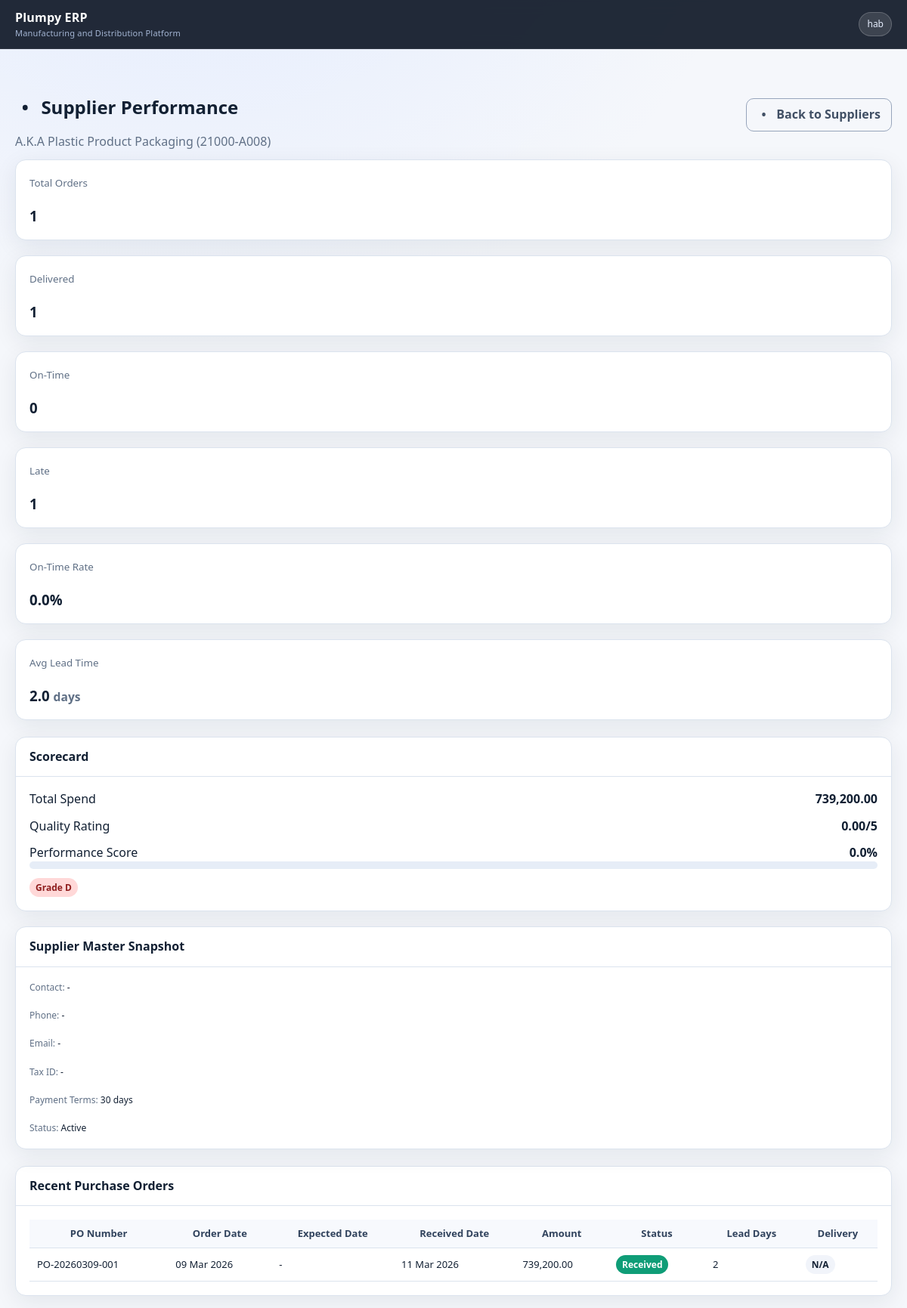
/purchasing/suppliers/4/performance/ (signed in), run on the app's committed database.
### apps/purchasing/models.py (models this page shows, shortened)
class Supplier(CompanyModel):
    company = models.CharField(max_length=255)
    name = models.CharField(max_length=255)
    code = models.CharField(max_length=50, unique=True)
    tin = models.CharField(max_length=50, blank=True, null=True)
    tax_id = models.CharField(max_length=50, blank=True, null=True)
    registration_number = models.CharField(max_length=100, blank=True, null=True)
    contact_person = models.CharField(max_length=255, blank=True, null=True)
    phone = models.CharField(max_length=50, blank=True, null=True)
    mobile = models.CharField(max_length=50, blank=True, null=True)
    email = models.EmailField(blank=True, null=True)
    website = models.URLField(blank=True, null=True)
    address = models.TextField(blank=True, null=True)
    city = models.CharField(max_length=100, blank=True, null=True)
    country = models.CharField(max_length=100, blank=True, null=True)
    payment_terms_days = models.IntegerField(default=30)
    credit_limit = models.DecimalField(max_digits=16, decimal_places=2, default=0)
    currency = models.CharField(max_length=10, default="ETB")
    bank_name = models.CharField(max_length=255, blank=True, null=True)
    bank_account = models.CharField(max_length=100, blank=True, null=True)
    bank_branch = models.CharField(max_length=255, blank=True, null=True)
    swift_code = models.CharField(max_length=50, blank=True, null=True)
    performance_rating = models.DecimalField(max_digits=3, decimal_places=2, default=0)
    on_time_delivery_rate = models.DecimalField(max_digits=5, decimal_places=2, default=0)
    quality_rating = models.DecimalField(max_digits=3, decimal_places=2, default=0)
    total_purchase_orders = models.IntegerField(default=0)
    total_spend = models.DecimalField(max_digits=18, decimal_places=2, default=0)
    is_active = models.BooleanField(default=True)
    is_preferred = models.BooleanField(default=False)
    notes = models.TextField(blank=True, null=True)
    created_at = models.DateTimeField(auto_now_add=True)
    updated_at = models.DateTimeField(auto_now=True)

class PurchaseOrder(CompanyModel):
    STATUS_CHOICES = [
        ("draft", "Draft"),
        ("approved", "Approved"),
        ("ordered", "Ordered"),
        ("partial", "Partial"),
        ("received", "Received"),
        ("closed", "Closed"),
        ("cancelled", "Cancelled"),
    ]
    company = models.CharField(max_length=255)
    branch = models.CharField(max_length=255, blank=True, null=True)
    po_number = models.CharField(max_length=50, unique=True)
    supplier = models.ForeignKey(Supplier, on_delete=models.PROTECT, related_name='purchase_orders')
    requisition = models.ForeignKey(
        PurchaseRequisition,
        null=True,
        blank=True,
        on_delete=models.SET_NULL,
        related_name='purchase_orders'
    )
    order_date = models.DateField(default=timezone.now)
    expected_delivery_date = models.DateField(blank=True, null=True)
    received_date = models.DateField(blank=True, null=True)
    status = models.CharField(max_length=20, choices=STATUS_CHOICES, default="draft")
    shipping_cost = models.DecimalField(max_digits=14, decimal_places=2, default=0)
    discount = models.DecimalField(max_digits=14, decimal_places=2, default=0)
    currency = models.CharField(max_length=10, default="ETB")
    payment_terms = models.CharField(max_length=50, blank=True, null=True)
    terms = models.TextField(blank=True, null=True)
    shipping_method = models.CharField(max_length=50, blank=True, null=True)
    shipping_address = models.TextField(blank=True, null=True)
    billing_address = models.TextField(blank=True, null=True)
    approved_by = models.ForeignKey(
        settings.AUTH_USER_MODEL,
        related_name="approved_purchase_orders",
        null=True,
        blank=True,
        on_delete=models.PROTECT
    )
    created_by = models.ForeignKey(
        settings.AUTH_USER_MODEL,
        related_name="created_purchase_orders",
        on_delete=models.PROTECT
    )
    notes = models.TextField(blank=True, null=True)
    total_amount = models.DecimalField(max_digits=18, decimal_places=2, default=0)
    created_at = models.DateTimeField(auto_now_add=True)
    updated_at = models.DateTimeField(auto_now=True)

### apps/purchasing/views.py (the view)
# urls.py: path('suppliers/<int:supplier_id>/performance/', views.supplier_performance, name='supplier_performance'),
@login_required
def supplier_performance(request, supplier_id):
    supplier = get_object_or_404(Supplier, id=supplier_id)
    purchase_orders = PurchaseOrder.objects.filter(supplier=supplier).order_by('-order_date')
    total_orders = purchase_orders.count()
    total_spent = purchase_orders.filter(status='received').aggregate(
        total=Sum('total_amount')
    )['total'] or Decimal('0.00')
    received_orders = purchase_orders.filter(
        status='received',
        received_date__isnull=False
    )
    delivered_orders_count = received_orders.count()
    on_time_orders = received_orders.filter(
        expected_delivery_date__isnull=False,
        received_date__lte=F('expected_delivery_date')
    ).count()
    late_orders = max(delivered_orders_count - on_time_orders, 0)
    on_time_rate = (on_time_orders / delivered_orders_count * 100) if delivered_orders_count else 0
    lead_time_values = []
    for po in received_orders.exclude(order_date__isnull=True):
        if po.received_date and po.order_date:
            lead_time_values.append((po.received_date - po.order_date).days)
    avg_lead_time = round(sum(lead_time_values) / len(lead_time_values), 1) if lead_time_values else 0
    recent_orders = []
    for po in purchase_orders[:20]:
        lead_days = None
        if po.received_date and po.order_date:
            lead_days = (po.received_date - po.order_date).days
        delay_days = None
        is_on_time = None
        if po.received_date and po.expected_delivery_date:
            delay_days = (po.received_date - po.expected_delivery_date).days
            is_on_time = delay_days <= 0
        recent_orders.append({
            'po': po,
            'lead_days': lead_days,
            'delay_days': delay_days,
            'is_on_time': is_on_time,
        })
    quality_rating = float(supplier.quality_rating or 0)  # expected out of 5
    delivery_score = on_time_rate
    quality_score = (quality_rating / 5.0) * 100 if quality_rating > 0 else 0
    score = round((delivery_score * 0.6) + (quality_score * 0.4), 1)
    if score >= 90:
        score_grade = 'A'
    elif score >= 80:
        score_grade = 'B'
    elif score >= 70:
        score_grade = 'C'
    else:
        score_grade = 'D'
    context = {
        'supplier': supplier,
        'recent_orders': recent_orders,
        'total_orders': total_orders,
        'delivered_orders_count': delivered_orders_count,
        'on_time_orders': on_time_orders,
        'late_orders': late_orders,
        'total_spent': total_spent,
        'on_time_rate': round(on_time_rate, 1),
        'avg_lead_time': avg_lead_time,
        'score': score,
        'score_grade': score_grade,
        'current_date': timezone.now(),
    }
    return render(request, 'purchasing/supplier_performance.html', context)

### apps/purchasing/templates/purchasing/supplier_performance.html (shortened to what this page needs)
{% extends 'base.html' %}
{% load humanize %}
{% block content %}
<div class="container-fluid py-4">
    <div class="d-flex justify-content-between align-items-center mb-3">
        <div>
            <h2 class="mb-1"><i class="bi bi-graph-up me-2 text-primary"></i>Supplier Performance</h2>
            <p class="text-muted mb-0">{{ supplier.name }} ({{ supplier.code }})</p>
        </div>
        <a href="{% url 'purchasing:supplier_list' %}" class="btn btn-outline-secondary">
            <i class="bi bi-arrow-left me-2"></i>Back to Suppliers
        </a>
    </div>
    <div class="row g-3 mb-3">
        <div class="col-xl-2 col-md-4">
            <div class="card h-100 border-0 shadow-sm">
                <div class="card-body">
                    <small class="text-muted text-uppercase">Total Orders</small>
                    <h3 class="mb-0">{{ total_orders }}</h3>
                </div>
            </div>
        </div>
        <div class="col-xl-2 col-md-4">
            <div class="card h-100 border-0 shadow-sm">
                <div class="card-body">
                    <small class="text-muted text-uppercase">Delivered</small>
                    <h3 class="mb-0">{{ delivered_orders_count }}</h3>
                </div>
            </div>
        </div>
        <div class="col-xl-2 col-md-4">
            <div class="card h-100 border-0 shadow-sm">
                <div class="card-body">
                    <small class="text-muted text-uppercase">On-Time</small>
                    <h3 class="mb-0 text-success">{{ on_time_orders }}</h3>
                </div>
            </div>
        </div>
        <div class="col-xl-2 col-md-4">
            <div class="card h-100 border-0 shadow-sm">
                <div class="card-body">
                    <small class="text-muted text-uppercase">Late</small>
                    <h3 class="mb-0 text-danger">{{ late_orders }}</h3>
                </div>
            </div>
        </div>
        <div class="col-xl-2 col-md-4">
            <div class="card h-100 border-0 shadow-sm">
                <div class="card-body">
                    <small class="text-muted text-uppercase">On-Time Rate</small>
                    <h3 class="mb-0">{{ on_time_rate|floatformat:1 }}%</h3>
                </div>
            </div>
        </div>
        <div class="col-xl-2 col-md-4">
            <div class="card h-100 border-0 shadow-sm">
                <div class="card-body">
                    <small class="text-muted text-uppercase">Avg Lead Time</small>
                    <h3 class="mb-0">{{ avg_lead_time|floatformat:1 }} <small class="text-muted">days</small></h3>
                </div>
            </div>
        </div>
    </div>
    <div class="row g-3 mb-3">
        <div class="col-lg-6">
            <div class="card border-0 shadow-sm h-100">
                <div class="card-header bg-white">
                    <strong>Scorecard</strong>
                </div>
                <div class="card-body">
                    <div class="mb-3">
                        <div class="d-flex justify-content-between">
                            <span>Total Spend</span>
                            <strong>{{ total_spent|floatformat:2|intcomma }}</strong>
                        </div>
                    </div>
                    <div class="mb-3">
                        <div class="d-flex justify-content-between">
                            <span>Quality Rating</span>
                            <strong>{{ supplier.quality_rating|floatformat:2 }}/5</strong>
                        </div>
                    </div>
                    <div class="mb-3">
                        <div class="d-flex justify-content-between">
                            <span>Performance Score</span>
                            <strong>{{ score|floatformat:1 }}%</strong>
                        </div>
                        <div class="progress mt-2" style="height: 10px;">
                        </div>
                    </div>
                    <div>
                        <span class="badge {% if score_grade == 'A' %}bg-success{% elif score_grade == 'B' %}bg-primary{% elif score_grade == 'C' %}bg-warning text-dark{% else %}bg-danger{% endif %}">
                            Grade {{ score_grade }}
                        </span>
                    </div>
                </div>
            </div>
        </div>
        <div class="col-lg-6">
            <div class="card border-0 shadow-sm h-100">
                <div class="card-header bg-white">
                    <strong>Supplier Master Snapshot</strong>
                </div>
                <div class="card-body">
                    <div class="row g-2 small">
                        <div class="col-6"><span class="text-muted">Contact:</span> {{ supplier.contact_person|default:"-" }}</div>
                        <div class="col-6"><span class="text-muted">Phone:</span> {{ supplier.phone|default:"-" }}</div>
                        <div class="col-6"><span class="text-muted">Email:</span> {{ supplier.email|default:"-" }}</div>
                        <div class="col-6"><span class="text-muted">Tax ID:</span> {{ supplier.tax_id|default:"-" }}</div>
                        <div class="col-6"><span class="text-muted">Payment Terms:</span> {{ supplier.payment_terms_days }} days</div>
                        <div class="col-6"><span class="text-muted">Status:</span> {% if supplier.is_active %}Active{% else %}Inactive{% endif %}</div>
                    </div>
                </div>
            </div>
        </div>
    </div>
    <div class="card border-0 shadow-sm">
        <div class="card-header bg-white">
            <strong>Recent Purchase Orders</strong>
        </div>
        <div class="card-body p-0">
            <div class="table-responsive">
                <table class="table table-hover mb-0">
                    <thead class="table-light">
                        <tr>
                            <th>PO Number</th>
                            <th>Order Date</th>
                            <th>Expected Date</th>
                            <th>Received Date</th>
                            <th class="text-end">Amount</th>
                            <th>Status</th>
                            <th class="text-end">Lead Days</th>
                            <th>Delivery</th>
                        </tr>
                    </thead>
                    <tbody>
                        {% for row in recent_orders %}
                        <tr>
                            <td>{{ row.po.po_number }}</td>
                            <td>{{ row.po.order_date|date:"d M Y" }}</td>
                            <td>{{ row.po.expected_delivery_date|date:"d M Y"|default:"-" }}</td>
                            <td>{{ row.po.received_date|date:"d M Y"|default:"-" }}</td>
                            <td class="text-end">{{ row.po.total_amount|floatformat:2|intcomma }}</td>
                            <td>
                                <span class="badge {% if row.po.status == 'received' %}bg-success{% elif row.po.status == 'cancelled' %}bg-danger{% elif row.po.status == 'approved' %}bg-primary{% else %}bg-secondary{% endif %}">
                                    {{ row.po.get_status_display }}
                                </span>
                            </td>
                            <td class="text-end">
                                {% if row.lead_days is not None %}{{ row.lead_days }}{% else %}-{% endif %}
                            </td>
                            <td>
                                {% if row.is_on_time is None %}
                                    <span class="badge bg-light text-dark">N/A</span>
                                {% elif row.is_on_time %}
                                    <span class="badge bg-success">On Time</span>
                                {% else %}
                                    <span class="badge bg-danger">Late{% if row.delay_days %} ({{ row.delay_days }}d){% endif %}</span>
                                {% endif %}
                            </td>
                        </tr>
                        {% empty %}
                        <tr>
                            <td colspan="8" class="text-center text-muted py-4">No purchase orders found for this supplier.</td>
                        </tr>
                        {% endfor %}
                    </tbody>
                </table>
            </div>
        </div>
    </div>
</div>
{% endblock %}

### apps/production/templates/base.html (shortened to what this page needs)
<!DOCTYPE html>
<html>
<head>
    {% load static %}
</head>
<body>
    <nav class="navbar">
        <div class="container navbar-inner">
            <a class="navbar-brand" href="/">
                Plumpy ERP
                <small>Manufacturing and Distribution Platform</small>
            </a>
            <div class="chip">
                {% if request.user.is_authenticated %}
                {{ request.user.get_full_name|default:request.user.username }}
                {% else %}
                Guest
                {% endif %}
            </div>
        </div>
    </nav>
    <main class="container">
        {% block content %}{% endblock %}
    </main>
</body>
</html>

### data on the page
Supplier: name "A.K.A Plastic Product Packaging", code "21000-A008", quality_rating "0.00", contact_person "-", phone "-", email "-", tax_id "-", payment_terms_days "30"
PurchaseOrder: po.po_number "PO-20260309-001", po.order_date "09 Mar 2026", po.expected_delivery_date "-", po.received_date "11 Mar 2026", po.total_amount "739,200.00", po.status "Received", lead_days "2"

### other printed values
{{ request.user.get_full_name|default:request.user.username }} "hab"
{{ total_orders }} "1"
{{ delivered_orders_count }} "1"
{{ on_time_orders }} "0"
{{ late_orders }} "1"
{{ on_time_rate|floatformat:1 }} "0.0"
{{ avg_lead_time|floatformat:1 }} "2.0"
{{ total_spent|floatformat:2|intcomma }} "739,200.00"
{{ score|floatformat:1 }} "0.0"
{{ score_grade }} "D"
